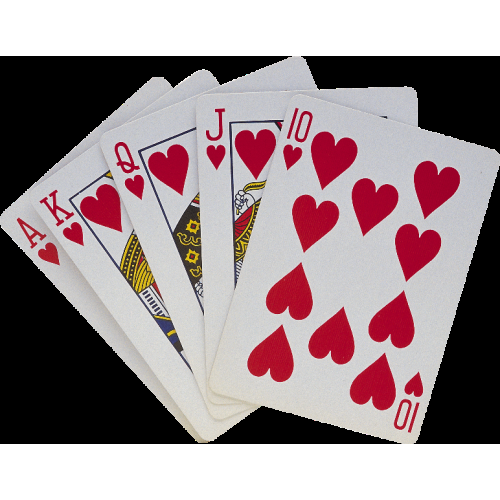
#> input picture images/playing_cards.png, 500 x 500 px, found by its file name
$ python shapes.py
#> lines starting #> are read from the running program, lines starting #| are printed output that depends on the picture; after the words box and inside, x2 and y2 are one past the last pixel; in counts of white or black regions, pixels touching at a corner belong together
from cv2 import cv2
import numpy as np
img = np.zeros((512, 512, 3), np.uint8)
img[256:] = 255, 0, 0
img[:256] = 255, 255, 255
cv2.line(img, (0, 0), (512, 512), (0))
cv2.rectangle(img, (200, 200), (400, 400), (0, 255, 0), cv2.FILLED)
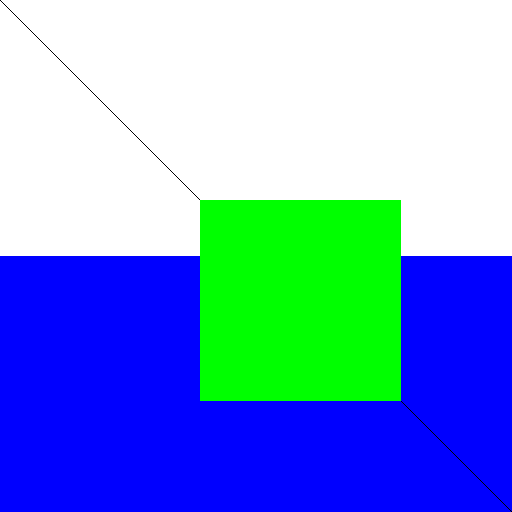
#> img: shape (512, 512, 3); mean of channels 0, 1, 2 215.4, 155.7, 116.4; drawn as B, G, R
cv2.circle(img, (256, 256), 20, (0, 0, 255), 5)
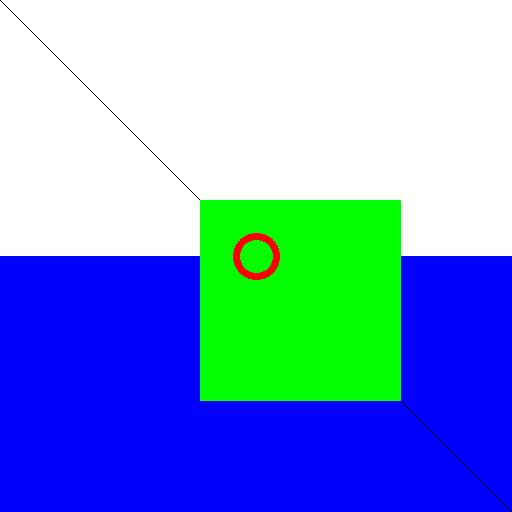
#> img: shape (512, 512, 3); 0.34% of pixels changed, all inside (x1, y1, x2, y2) = (233, 233, 280, 280); drawn as B, G, R
# cv2.imshow('image', img)
#  warp transform perspective
playing_img = cv2.imread("images/playing_cards.png")
#> playing_img is the input picture: shape (500, 500, 3); mean B, G, R 144.7, 141.5, 157.3
width = 250
height = 350
pts1 = np.float32([[293, 96], [500, 155], [215, 387], [413, 440]])
pts2 = np.float32([[0, 0], [width, 0], [0, height], [width, height]])
matrix = cv2.getPerspectiveTransform(pts1, pts2)
warp = cv2.warpPerspective(playing_img, matrix, (width, height))
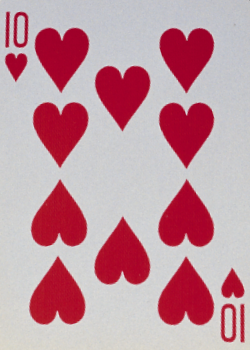
#> warp: shape (350, 250, 3); mean B, G, R 159.4, 148.6, 194.3
warpStack = np.hstack((warp, warp))
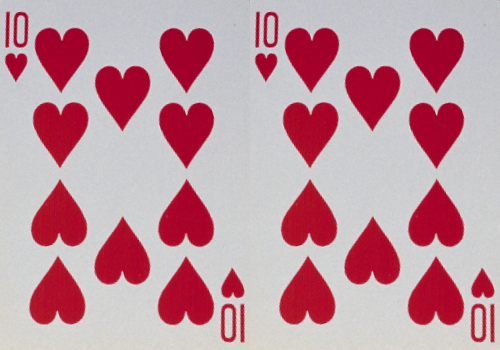
#> warpStack: shape (350, 500, 3); mean B, G, R 159.4, 148.6, 194.3
# cv2.imshow('warp', warp)
"""Color detection"""
def empty(a):
    pass
cv2.namedWindow("trackbar")
cv2.resizeWindow("trackbar", 640, 240)
cv2.createTrackbar("hue min", 'trackbar', 0, 179, empty)
cv2.createTrackbar("hue max", 'trackbar', 179, 179, empty)
cv2.createTrackbar("sat min", 'trackbar', 31, 255, empty)
cv2.createTrackbar("sat max", 'trackbar', 255, 255, empty)
cv2.createTrackbar("val min", 'trackbar', 35, 255, empty)
cv2.createTrackbar("val max", 'trackbar', 255, 255, empty)
width = 640
height = 415
web_cam = cv2.VideoCapture(0)
web_cam.set(3, width)
web_cam.set(4, height)
web_cam.set(10, 150)
while True:
    success, lambo = web_cam.read()
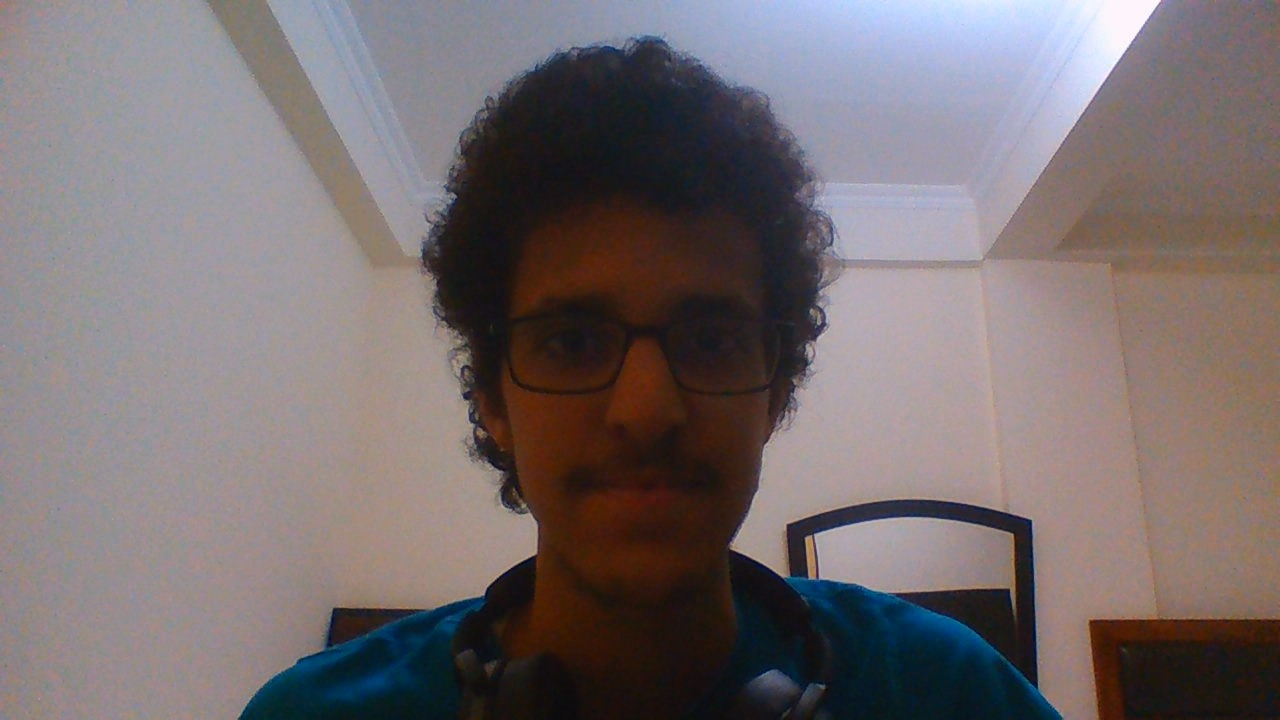
#> input picture images/face.jpg, 1280 x 720 px, given in place of the camera
#> lambo is the input picture: shape (720, 1280, 3); mean B, G, R 110.6, 109, 118.3
    lamboHSV = cv2.cvtColor(lambo, cv2.COLOR_BGR2HSV)
#> lamboHSV: shape (720, 1280, 3); mean H, S, V 75, 64.7, 125.4
    h_min = cv2.getTrackbarPos('hue min', 'trackbar')
    h_max = cv2.getTrackbarPos('hue max', 'trackbar')
    s_min = cv2.getTrackbarPos('sat min', 'trackbar')
    s_max = cv2.getTrackbarPos('sat max', 'trackbar')
    v_min = cv2.getTrackbarPos('val min', 'trackbar')
    v_max = cv2.getTrackbarPos('val max', 'trackbar')

    lower = np.array([h_min, s_min, v_min])
    upper = np.array([h_max, s_max, v_max])
    mask = cv2.inRange(lamboHSV, lower, upper)
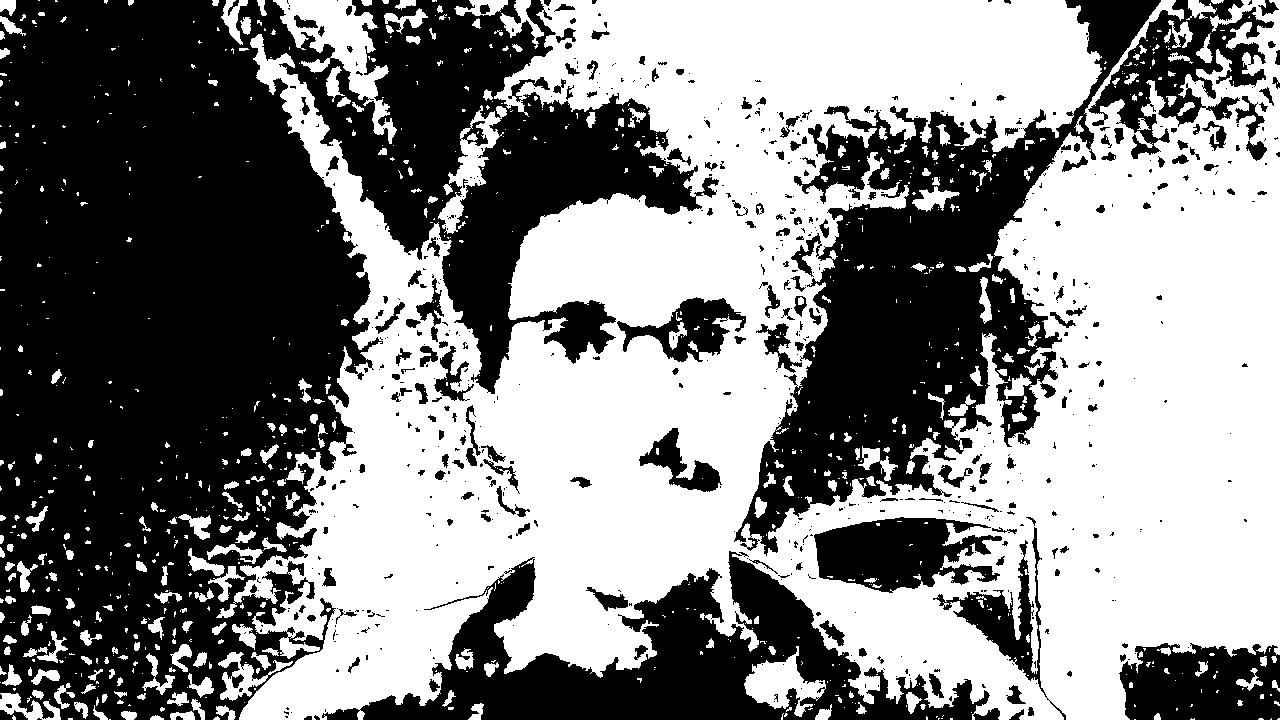
#> mask: shape (720, 1280); 51.9% white; 663 black regions (459 under 20 px), largest, box (x1, y1, x2, y2) and area: (0, 0, 719, 720) 268655, (734, 0, 1161, 556) 74722, (322, 551, 1000, 720) 42246
    result = cv2.bitwise_and(lambo, lambo, mask=mask)
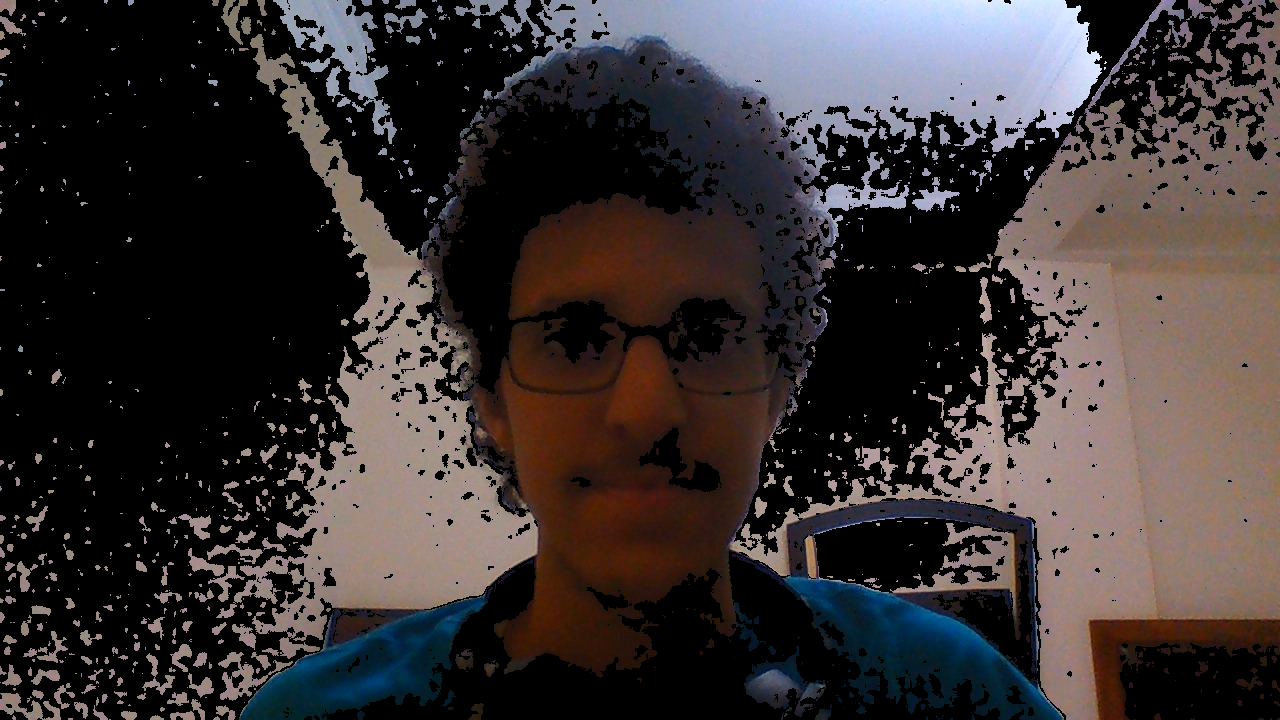
#> result: shape (720, 1280, 3); mean B, G, R 51, 51.1, 57.6
    cv2.imshow('result', result)
    # cv2.imshow('lambo', lamboHSV)
    cv2.imshow('mask', mask)
    cv2.waitKey(1)
shapes = cv2.imread("images/shapes.png")
shapesCanny = cv2.Canny(shapes, 100, 100)
def getContour(img, target):
    #                                                                  gets all contours
    contours, hierarchy = cv2.findContours(img, cv2.RETR_EXTERNAL, cv2.CHAIN_APPROX_NONE)
    for cnt in contours:
        area = cv2.contourArea(cnt)
        # negative one to draw the whole contour, we can use the area as a minimum threshold to avoid detecting noise
        if area > 100:
            cv2.drawContours(target, cnt, -1, (0, 0, 0), 3)
            peri = cv2.arcLength(cnt, True)
            # approximates the number of corners in each contour
            approx = cv2.approxPolyDP(cnt, 0.02 * peri, True)
            objCorner = len(approx)
            x, y, w, h = cv2.boundingRect(approx)
            if objCorner == 3: objName = "tri"
            elif objCorner == 4:
                aspRatio = w/float(h)
                if aspRatio > 0.90 and aspRatio < 1.10:
                    objName = "square"
                else:
                    objName = "rect"
            elif objCorner > 7: objName = "circle"
            else: objName = "None"
            cv2.rectangle(target, (x, y), (x + w, y + h), (0, 0, 0), 2)
            cv2.putText(target, objName, (x + (w // 2) - 15, y + (h // 2) - 15), cv2.FONT_HERSHEY_COMPLEX, 0.5, (0))
shapes_target = shapes.copy()
getContour(shapesCanny, shapes_target)
cv2.imshow("shapes", shapes_target)
cv2.waitKey(0)
